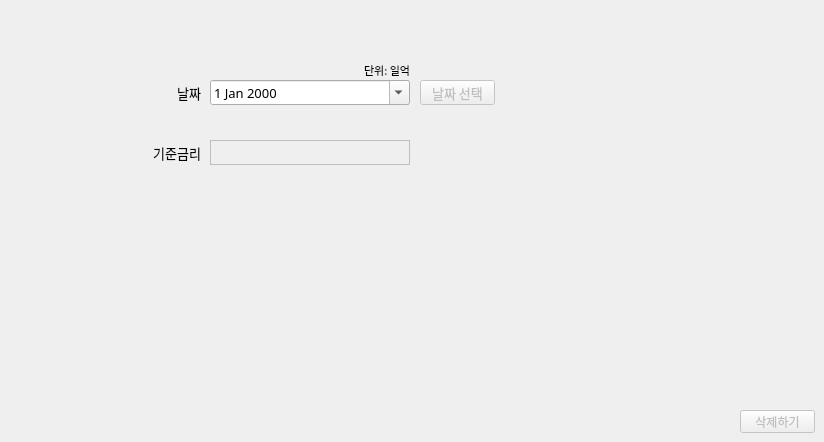
        <widget class="QWidget" name="baserate_tab_del">
         <attribute name="title">
          <string>데이터 삭제</string>
         </attribute>
         <widget class="QWidget" name="widget_8" native="true">
          <property name="geometry">
           <rect>
            <x>70</x>
            <y>50</y>
            <width>550</width>
            <height>300</height>
           </rect>
          </property>
          <property name="font">
           <font>
            <family>맑은 고딕</family>
            <pointsize>10</pointsize>
           </font>
          </property>
          <widget class="QLabel" name="baserate_label_del">
           <property name="geometry">
            <rect>
             <x>140</x>
             <y>60</y>
             <width>200</width>
             <height>20</height>
            </rect>
           </property>
           <property name="font">
            <font>
             <family>맑은 고딕</family>
             <pointsize>8</pointsize>
            </font>
           </property>
           <property name="text">
            <string/>
           </property>
           <property name="alignment">
            <set>Qt::AlignRight|Qt::AlignTop|Qt::AlignTrailing</set>
           </property>
          </widget>
          <widget class="QDateEdit" name="baserate_date_del">
           <property name="geometry">
            <rect>
             <x>140</x>
             <y>30</y>
             <width>200</width>
             <height>25</height>
            </rect>
           </property>
           <property name="font">
            <font>
             <family>맑은 고딕</family>
             <pointsize>10</pointsize>
            </font>
           </property>
           <property name="calendarPopup">
            <bool>true</bool>
           </property>
          </widget>
          <widget class="QWidget" name="baserate_group_del" native="true">
           <property name="enabled">
            <bool>false</bool>
           </property>
           <property name="geometry">
            <rect>
             <x>140</x>
             <y>90</y>
             <width>211</width>
             <height>191</height>
            </rect>
           </property>
           <property name="font">
            <font>
             <family>맑은 고딕</family>
             <pointsize>10</pointsize>
            </font>
           </property>
           <widget class="QLabel" name="baserate_label_del1">
            <property name="geometry">
             <rect>
              <x>0</x>
              <y>0</y>
              <width>200</width>
              <height>25</height>
             </rect>
            </property>
            <property name="autoFillBackground">
             <bool>false</bool>
            </property>
            <property name="frameShape">
             <enum>QFrame::Box</enum>
            </property>
            <property name="text">
             <string/>
            </property>
           </widget>
          </widget>
          <widget class="QLabel" name="label_83">
           <property name="geometry">
            <rect>
             <x>30</x>
             <y>90</y>
             <width>101</width>
             <height>25</height>
            </rect>
           </property>
           <property name="font">
            <font>
             <family>맑은 고딕</family>
             <pointsize>10</pointsize>
            </font>
           </property>
           <property name="text">
            <string>기준금리</string>
           </property>
           <property name="alignment">
            <set>Qt::AlignRight|Qt::AlignTrailing|Qt::AlignVCenter</set>
           </property>
          </widget>
          <widget class="QLabel" name="label_84">
           <property name="geometry">
            <rect>
             <x>30</x>
             <y>30</y>
             <width>101</width>
             <height>25</height>
            </rect>
           </property>
           <property name="font">
            <font>
             <family>맑은 고딕</family>
             <pointsize>10</pointsize>
            </font>
           </property>
           <property name="text">
            <string>날짜</string>
           </property>
           <property name="alignment">
            <set>Qt::AlignRight|Qt::AlignTrailing|Qt::AlignVCenter</set>
           </property>
          </widget>
          <widget class="QLabel" name="label_86">
           <property name="geometry">
            <rect>
             <x>240</x>
             <y>10</y>
             <width>100</width>
             <height>20</height>
            </rect>
           </property>
           <property name="font">
            <font>
             <family>맑은 고딕</family>
             <pointsize>8</pointsize>
            </font>
           </property>
           <property name="text">
            <string>단위: 일억</string>
           </property>
           <property name="alignment">
            <set>Qt::AlignRight|Qt::AlignTrailing|Qt::AlignVCenter</set>
           </property>
          </widget>
          <widget class="QPushButton" name="baserate_btn_delDate">
           <property name="enabled">
            <bool>false</bool>
           </property>
           <property name="geometry">
            <rect>
             <x>350</x>
             <y>30</y>
             <width>75</width>
             <height>25</height>
            </rect>
           </property>
           <property name="text">
            <string>날짜 선택</string>
           </property>
          </widget>
         </widget>
         <widget class="QPushButton" name="baserate_btn_del">
          <property name="enabled">
           <bool>false</bool>
          </property>
          <property name="geometry">
           <rect>
            <x>740</x>
            <y>410</y>
            <width>75</width>
            <height>23</height>
           </rect>
          </property>
          <property name="text">
           <string>삭제하기</string>
          </property>
         </widget>
        </widget>
